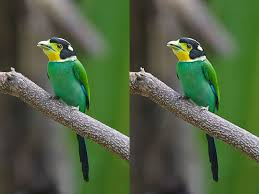
#> input picture capture.jpg, 259 x 194 px
$ jupyter execute Convolution.ipynb
#> lines starting #> are read from the running program, lines starting #| are printed output that depends on the picture
# Convolution

## Import libraries:

[cell 1]
from skimage.exposure import rescale_intensity
import numpy as np
import cv2

## Defining the method to convolve the image using a kernel (Filter) :

[cell 2]
def convolve(image, kernel):
    (iH, iW) = image.shape[:2]
    (kH, kW) = kernel.shape[:2]

    pad = (kW - 1) // 2
    image = cv2.copyMakeBorder(image, pad, pad, pad, pad,cv2.BORDER_REPLICATE)
    output = np.zeros((iH, iW), dtype="float32")

    for y in np.arange(pad, iH + pad):
        for x in np.arange(pad, iW + pad):
            roi = image[y - pad:y + pad + 1, x - pad:x + pad + 1]
            k = (roi * kernel).sum()
            output[y - pad, x - pad] = k
    output = rescale_intensity(output, in_range=(0, 255))
    output = (output * 255).astype("uint8")
    #print(output)
    return output

## Defining the kernels (the filters) such as :

### smallBlur, largeBlur, sharpen, laplacian, sobelX, sobelY:

[cell 3]
smallBlur = np.ones((7, 7), dtype="float") * (1.0 / (7 * 7))

largeBlur = np.ones((21, 21), dtype="float") * (1.0 / (21 * 21))

sharpen = np.array((
    [0, -1, 0],
    [-1, 5, -1],
    [0, -1, 0]), dtype="int")

laplacian = np.array((
    [0, 1, 0],
    [1, -4, 1],
    [0, 1, 0]), dtype="int")


sobelX = np.array((
    [-1, 0, 1],
    [-2, 0, 2],
    [-1, 0, 1]), dtype="int")


sobelY = np.array((
    [-1, -2, -1],
    [0, 0, 0],
    [1, 2, 1]), dtype="int")

kernelBank = (
    ("small_blur", smallBlur),
    ("large_blur", largeBlur),
    ("sharpen", sharpen),
    ("laplacian", laplacian),
    ("sobel_x", sobelX),
    ("sobel_y", sobelY)
)

## Results :

[cell 4]
image = cv2.imread('capture.jpg')
#> image is the input picture: shape (194, 259, 3); mean B, G, R 67.7, 97.7, 80.8
gray = cv2.cvtColor(image, cv2.COLOR_BGR2GRAY)
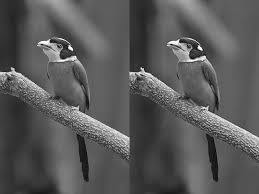
#> gray: shape (194, 259); min 1, max 255, mean 89.2


for (kernelName, kernel) in kernelBank:

    print("[INFO] applying {} kernel".format(kernelName))
    convoleOutput = convolve(gray, kernel)
    opencvOutput = cv2.filter2D(gray, -1, kernel)

    cv2.imshow("original", gray)
    cv2.imshow("{} - convole".format(kernelName), convoleOutput)
    cv2.imshow("{} - opencv".format(kernelName), opencvOutput)
    cv2.waitKey(0)
    cv2.destroyAllWindows()
#> this loop made 6 passes
#> pass 1, in convolve, `image = cv2.copyMakeBorder(image, pad, pad, pad, pad,cv2.BORDER_REPLIC..`:
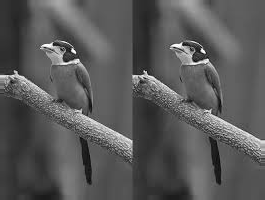
#> image: shape (200, 265); min 1, max 255, mean 88.9
#> pass 1, `convoleOutput = convolve(gray, kernel)`:
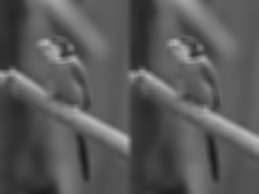
#> convoleOutput: shape (194, 259); min 24, max 189, mean 88.7
#> pass 2, in convolve (call 2), `image = cv2.copyMakeBorder(image, pad, pad, pad, pad,cv2.BORDER_REPLIC..`:
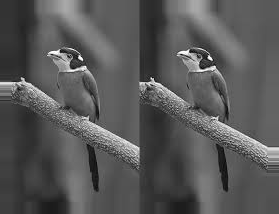
#> image: shape (214, 279); min 1, max 255, mean 88.1
